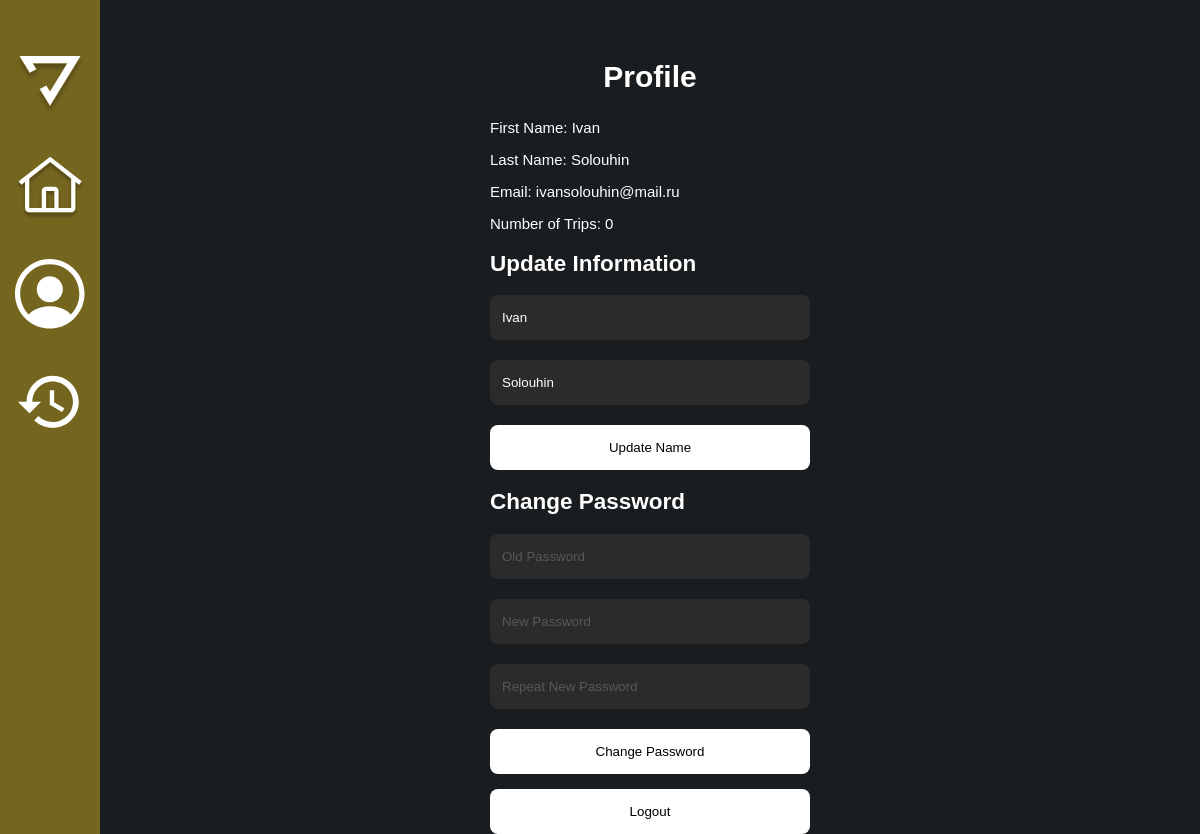
Page /profile (signed in) on the earlier database version.
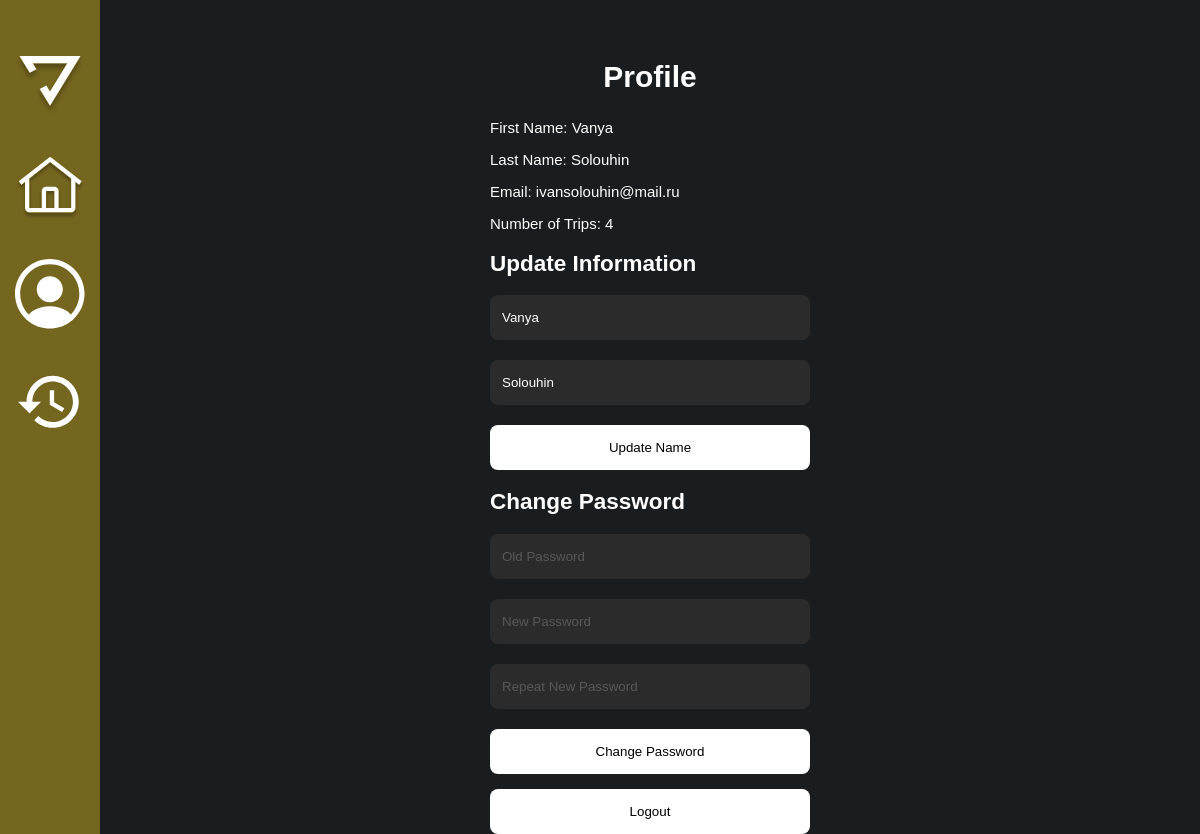
Same page on the later database version.
### app/models.py (models this page shows, shortened)
class User(UserMixin, db.Model):
    id = db.Column(db.Integer, primary_key=True)
    first_name = db.Column(db.String(64), index=True, nullable=False)
    last_name = db.Column(db.String(64), index=True, nullable=False)
    email = db.Column(db.String(128), unique=True, index=True, nullable=False)
    password_hashed = db.Column(db.String(200), nullable=False)
    orders = db.relationship('Order', backref='user', lazy='dynamic')
    role = db.Column(db.String(64), default='user')

### app/routes.py (the view, shortened to what this page needs)
@app.route('/profile', methods=['GET', 'POST'])
@login_required('user')
def profile():
    update_form = UpdateProfileForm()
    change_password_form = ChangePasswordForm()
    if update_form.validate_on_submit() and update_form.submit.data:
        current_user.first_name = update_form.first_name.data
        current_user.last_name = update_form.last_name.data
        db.session.commit()
        flash('Name updated successfully', 'success')
        return redirect(url_for('profile'))
    trip_count = Order.query.filter(Order.user_id == current_user.id, Order.order_finished.isnot(None)).count()
    update_form.first_name.data = current_user.first_name
    update_form.last_name.data = current_user.last_name
    return render_template('profile.html', user=current_user, trip_count=trip_count, update_form=update_form, change_password_form=change_password_form)

### app/forms.py
class UpdateProfileForm(FlaskForm):
    first_name = StringField('First Name', validators=[DataRequired()])
    last_name = StringField('Last Name', validators=[DataRequired()])
    middle_name = StringField('Middle Name')
    submit = SubmitField('Update Name')

class ChangePasswordForm(FlaskForm):
    old_password = PasswordField('Old Password', validators=[DataRequired()])
    new_password = PasswordField('New Password', validators=[DataRequired()])
    new_password2 = PasswordField('Repeat New Password', validators=[DataRequired(), EqualTo('new_password')])
    submit = SubmitField('Change Password')

### app/models.py (called while the page is built)
@login.user_loader
def load_user(id):
    driver = Driver.query.get(int(id))
    if driver:
        return driver
    return User.query.get(int(id))

### app/templates/profile.html (shortened to what this page needs)
<!DOCTYPE html>
<html lang="ru">
<head>
    <link rel="stylesheet" href="{{ url_for('static', filename='css/style.css') }}">
</head>
<body>
    <div class="profile-page">
        <div class="container">
            <div class="content">
                <div class="sidebar">
                    <div class="sidebar-item">
                        <a href="{{ url_for('choice') }}">
                            <img class="logo" src="../static/css/images/logo.svg" alt="logo">
                        </a>
                    </div>
                    <div class="sidebar-item">
                        <a href="{{ url_for('index') }}">
                            <img class="home-img" src="../static/css/images/home.svg" alt="home">
                        </a>
                        <a href="{{ url_for('profile') }}">
                            <img class="profile-img" src="../static/css/images/profile.svg" alt="profile">
                        </a>
                        <a href="{{ url_for('history_of_user_orders') }}">
                            <img class="history-img" src="../static/css/images/history.svg" alt="history">
                        </a>
                    </div>
                </div>
                <div class="content__main">
                    <div class="content__container">
                        <h2 class="content__title">Profile</h2>
                        <div class="profile__info">
                            <p>First Name: {{ user.first_name }}</p>
                            <p>Last Name: {{ user.last_name }}</p>
                            <p>Email: {{ user.email }}</p>
                            <p>Number of Trips: {{ trip_count }}</p>
                            <h2>Update Information</h2>
                            <form class="profile__form" method="POST" action="{{ url_for('update_profile') }}">
                                <ul>
                                    <li>
                                        {{ update_form.first_name(type="text", placeholder="First Name", required=True) }}<br>
                                    </li>
                                    <li>
                                        {{ update_form.last_name(type="text", placeholder="Last Name", required=True) }}<br>
                                    </li>
                                    <button class="profile__info-btn" type="submit">Update Name</button>
                                </ul>
                            </form>
                            <h2>Change Password</h2>
                            <form class="profile__form" method="POST" action="{{ url_for('change_password') }}">
                                <ul>
                                    <li>
                                        {{ change_password_form.old_password(type="password", placeholder="Old Password", required=True) }}<br>
                                    </li>
                                    <li>
                                        {{ change_password_form.new_password(type="password", placeholder="New Password", required=True) }}<br>
                                    </li>
                                    <li>
                                        {{ change_password_form.new_password2(type="password", placeholder="Repeat New Password", required=True) }}<br>
                                    </li>
                                    <button class="profile__info-btn" type="submit">Change Password</button>
                                </ul>
                            </form>
                            <form method="POST" action="{{ url_for('logout') }}">
                                <button class="profile__info-btn" type="submit">Logout</button>
                            </form>
                        </div>
                    </div>
                </div>
            </div>
        </div>
    </div>
</body>
</html>

Differences in the rows shown:
changed User "Solouhin": first_name "Ivan" → "Vanya"
Other differences:
{{ trip_count }}: "0" → "4"
